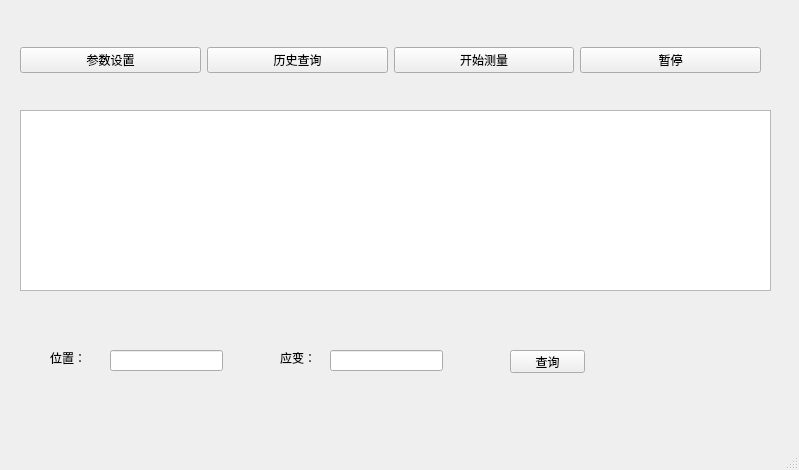
<?xml version="1.0" encoding="UTF-8"?>
<ui version="4.0">
 <class>MainWindow</class>
 <widget class="QMainWindow" name="MainWindow">
  <property name="geometry">
   <rect>
    <x>0</x>
    <y>0</y>
    <width>799</width>
    <height>470</height>
   </rect>
  </property>
  <property name="windowTitle">
   <string>MainWindow</string>
  </property>
  <widget class="QWidget" name="centralwidget">
   <widget class="QLabel" name="label">
    <property name="geometry">
     <rect>
      <x>-10</x>
      <y>-140</y>
      <width>931</width>
      <height>691</height>
     </rect>
    </property>
    <property name="text">
     <string/>
    </property>
    <property name="pixmap">
     <pixmap>C:/Users/ASUS/Desktop/qiaoliang.png</pixmap>
    </property>
   </widget>
   <widget class="QWidget" name="horizontalLayoutWidget">
    <property name="geometry">
     <rect>
      <x>20</x>
      <y>20</y>
      <width>741</width>
      <height>80</height>
     </rect>
    </property>
    <layout class="QHBoxLayout" name="horizontalLayout">
     <item>
      <widget class="QPushButton" name="Button_canshu">
       <property name="text">
        <string>参数设置</string>
       </property>
      </widget>
     </item>
     <item>
      <widget class="QPushButton" name="button_lishi">
       <property name="text">
        <string>历史查询</string>
       </property>
      </widget>
     </item>
     <item>
      <widget class="QPushButton" name="button_kaishi">
       <property name="text">
        <string>开始测量</string>
       </property>
      </widget>
     </item>
     <item>
      <widget class="QPushButton" name="button_zanting">
       <property name="text">
        <string>暂停</string>
       </property>
      </widget>
     </item>
    </layout>
   </widget>
   <widget class="QTextEdit" name="textEdit_huatu">
    <property name="geometry">
     <rect>
      <x>20</x>
      <y>110</y>
      <width>751</width>
      <height>181</height>
     </rect>
    </property>
   </widget>
   <widget class="QPushButton" name="button_chaxun">
    <property name="geometry">
     <rect>
      <x>510</x>
      <y>350</y>
      <width>75</width>
      <height>23</height>
     </rect>
    </property>
    <property name="text">
     <string>查询</string>
    </property>
   </widget>
   <widget class="QLabel" name="label_weizhi">
    <property name="geometry">
     <rect>
      <x>50</x>
      <y>350</y>
      <width>72</width>
      <height>15</height>
     </rect>
    </property>
    <property name="text">
     <string>位置：</string>
    </property>
   </widget>
   <widget class="QLineEdit" name="lineEdit_weihzi">
    <property name="geometry">
     <rect>
      <x>110</x>
      <y>350</y>
      <width>113</width>
      <height>21</height>
     </rect>
    </property>
   </widget>
   <widget class="QLabel" name="label_yingbian">
    <property name="geometry">
     <rect>
      <x>280</x>
      <y>350</y>
      <width>72</width>
      <height>15</height>
     </rect>
    </property>
    <property name="text">
     <string>应变：</string>
    </property>
   </widget>
   <widget class="QLineEdit" name="lineEdit_yingbian">
    <property name="geometry">
     <rect>
      <x>330</x>
      <y>350</y>
      <width>113</width>
      <height>21</height>
     </rect>
    </property>
   </widget>
   <widget class="QLabel" name="label_picjingbao">
    <property name="geometry">
     <rect>
      <x>620</x>
      <y>310</y>
      <width>151</width>
      <height>101</height>
     </rect>
    </property>
    <property name="text">
     <string/>
    </property>
    <property name="pixmap">
     <pixmap>C:/Users/ASUS/Desktop/redlight.jpg</pixmap>
    </property>
   </widget>
  </widget>
  <widget class="QMenuBar" name="menubar">
   <property name="geometry">
    <rect>
     <x>0</x>
     <y>0</y>
     <width>799</width>
     <height>23</height>
    </rect>
   </property>
  </widget>
  <widget class="QStatusBar" name="statusbar"/>
 </widget>
 <resources/>
 <connections/>
</ui>
